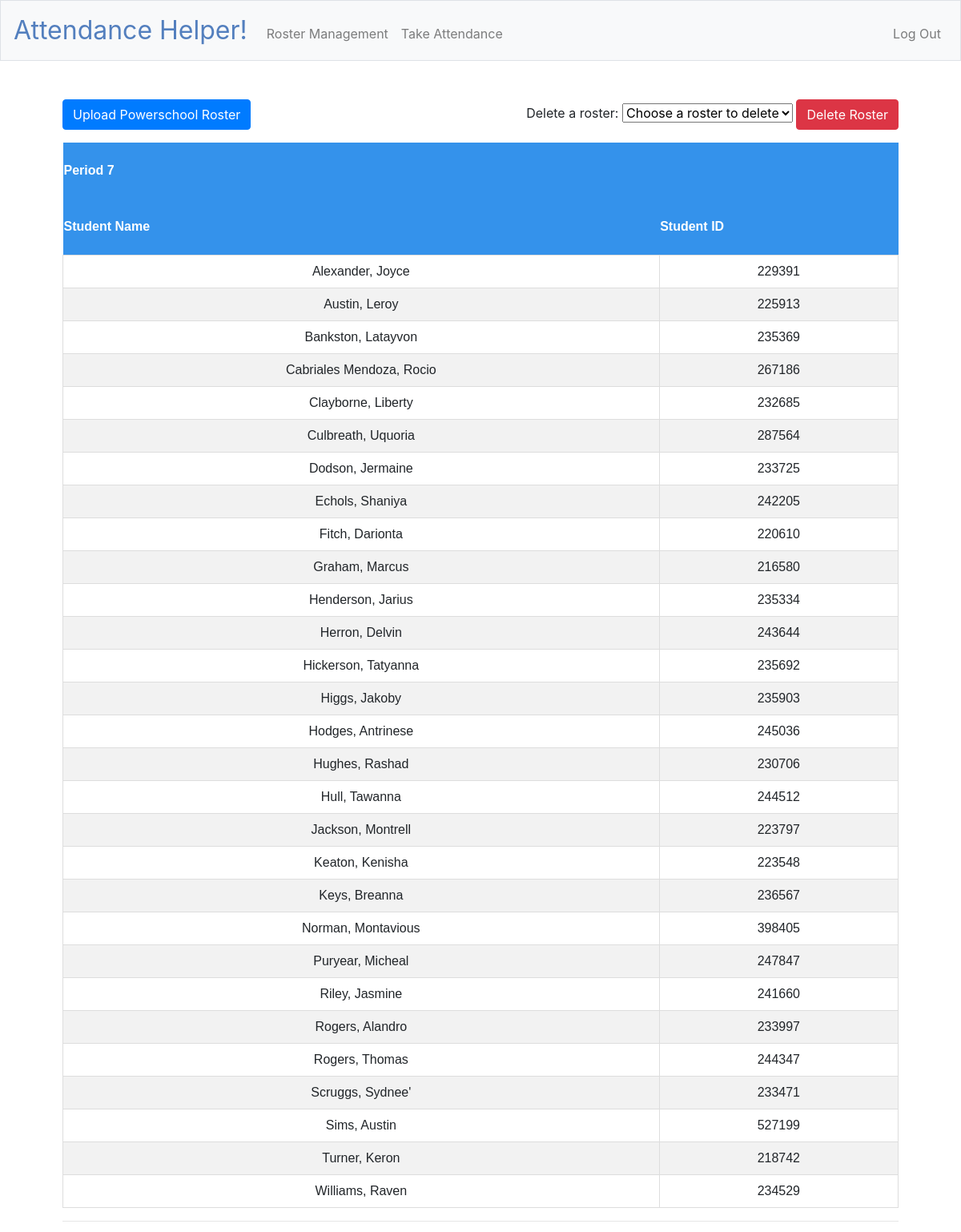
The app's page /rosterManagement (signed in, upper part) with its own data.
### tables this page shows
CREATE TABLE "rosters" (
	"teacher_id"	INTEGER,
	"teacher_username"	TEXT NOT NULL,
	"class_name"	TEXT NOT NULL,
	"student_name"	TEXT NOT NULL,
	"student_id"	TEXT NOT NULL
);

### app.py (the view, shortened to what this page needs)
@app.route("/rosterManagement", methods = ["GET", "POST"])
@login_required
def rosterManagement():
    if request.method == "GET":
        total_roster = get_current_roster()
        list_of_class_names = session.get('list_of_class_names')
        class_size = session.get('class_size')
        return render_template("rosterManagement.html", list_of_class_names = list_of_class_names, total_roster = total_roster, class_size = class_size)

### helpers.py (called while the page is built)
def login_required(f):
    @wraps(f)
    def decorated_function(*args, **kwargs):
        if session.get("user_id") is None:
            return redirect("/login")
        return f(*args, **kwargs)
    return decorated_function

def get_current_roster():
    teacher_id = session.get("user_id")
    class_list = db.execute(" SELECT DISTINCT class_name FROM rosters WHERE teacher_id = ?", teacher_id)
    list_of_class_names = []
    for i in range(len(class_list)):
        list_of_class_names.append(class_list[i]['class_name'])
    print(list_of_class_names)
    total_roster = {}
    class_size = {}
    for class_name in list_of_class_names:
        total_roster[class_name] = db.execute(" SELECT DISTINCT student_name, student_id FROM rosters WHERE teacher_id = ? AND class_name = ? ", teacher_id, class_name)
        print(f"{class_name} has {len(total_roster[class_name])} students ")
        class_size[class_name] = len(total_roster[class_name])
    session['total_roster'] = total_roster
    session['list_of_class_names'] = list_of_class_names
    session['class_size'] = class_size
    return total_roster

### templates/rosterManagement.html (shortened to what this page needs)
{% extends "layout.html" %}
{% block main %}
<form action = "/addRoster" method = "GET" >
    <div class = "form-group" style = "float:left;">
        <button class = "btn btn-primary"> Upload Powerschool Roster</button>
    </div>
</form>
<form action = "/deleteRoster" method = "POST" >
    <div class = "form-group" style = "float:right;">
    <label for="deleteRoster"> Delete a roster:</label>
    <select id="deleteRoster" name="delete_request">
        <option disabled selected value = ""> Choose a roster to delete</option>
    </select>
    <button class = "btn btn-danger"> Delete Roster </button>
    </div>
</form>
{% for class_name in list_of_class_names %}
<table id = "blueTable">
    <tr >
        <th colspan = "2"> {{ class_name }} </th>
    </tr>
    <tr>
        <th> Student Name</th>
        <th> Student ID </th>
    </tr>
{% for i in range(class_size[class_name]) %}
    <tr>
        <td> {{ total_roster[class_name][i]['student_name'] }} </td>
        <td> {{ total_roster[class_name][i]['student_id'] }}</td>
    </tr>
{% endfor %}
</table>
<hr class = "dotted">
{% endfor %}
{% endblock %}

### templates/layout.html (shortened to what this page needs)
<!DOCTYPE html>
<html lang="en">
    <head>
        <link rel="stylesheet" href="https://cdn.jsdelivr.net/npm/bootstrap@4.5.3/dist/css/bootstrap.min.css">
        <link href="/static/styles.css" rel="stylesheet">
    </head>
    <body>
        <nav class="navbar navbar-expand-md navbar-light bg-light border">
            <a class="navbar-brand" href="/"><span class="blue">Attendance Helper!</span></a>
            <div class="collapse navbar-collapse" id="navbar">
                {% if session.user_id %}
                    <ul class="navbar-nav mr-auto mt-2">
                        <li class="nav-item"><a class="nav-link" href="/rosterManagement">Roster Management</a></li>
                        <li class="nav-item"><a class="nav-link" href="/uploadMeeting">Take Attendance</a></li>
                    </ul>
                    <ul class="navbar-nav ml-auto mt-2">
                        <li class="nav-item"><a class="nav-link" href="/logout">Log Out</a></li>
                    </ul>
                {% else %}
                    <ul class="navbar-nav ml-auto mt-2">
                        <li class="nav-item"><a class="nav-link" href="/register">Register</a></li>
                        <li class="nav-item"><a class="nav-link" href="/login">Log In</a></li>
                    </ul>
                {% endif %}
            </div>
        </nav>
        <main class="container p-5">
            {% block main %}{% endblock %}
        </main>
    </body>
</html>

### static/styles.css (style rules this page uses)
nav .navbar-brand { font-size: xx-large; }
nav .navbar-brand .blue { color: #537fbe; }
main { overflow-x: auto; text-align: center; }
th { height: 70px; }

### templates/layout.html (style rules this page uses)
#blueTable { font-family: Arial, Helvetica, sans-serif; border-collapse: collapse; width: 100%; }
#blueTable td, #stockTable th { border: 1px solid #ddd; padding: 8px; }
#blueTable tr:nth-child(even) { background-color: #f2f2f2; }
#blueTable th { padding-top: 12px; padding-bottom: 12px; text-align: left; background-color: #3492eb; color: white; }

### records on screen
rosters: student_name "Alexander, Joyce", student "229391"
rosters: student_name "Austin, Leroy", student "225913"
rosters: student_name "Bankston, Latayvon", student "235369"
rosters: student_name "Cabriales Mendoza, Rocio", student "267186"
rosters: student_name "Clayborne, Liberty", student "232685"
rosters: student_name "Culbreath, Uquoria", student "287564"
rosters: student_name "Dodson, Jermaine", student "233725"
rosters: student_name "Echols, Shaniya", student "242205"
rosters: student_name "Fitch, Darionta", student "220610"
rosters: student_name "Graham, Marcus", student "216580"
rosters: student_name "Henderson, Jarius", student "235334"
rosters: student_name "Herron, Delvin", student "243644"
rosters: student_name "Hickerson, Tatyanna", student "235692"
rosters: student_name "Higgs, Jakoby", student "235903"
rosters: student_name "Hodges, Antrinese", student "245036"
rosters: student_name "Hughes, Rashad", student "230706"
rosters: student_name "Hull, Tawanna", student "244512"
rosters: student_name "Jackson, Montrell", student "223797"
rosters: student_name "Keaton, Kenisha", student "223548"
rosters: student_name "Keys, Breanna", student "236567"
rosters: student_name "Norman, Montavious", student "398405"
rosters: student_name "Puryear, Micheal", student "247847"
rosters: student_name "Riley, Jasmine", student "241660"
rosters: student_name "Rogers, Alandro", student "233997"
rosters: student_name "Rogers, Thomas", student "244347"
rosters: student_name "Scruggs, Sydnee'", student "233471"
rosters: student_name "Sims, Austin", student "527199"
rosters: student_name "Turner, Keron", student "218742"
rosters: student_name "Williams, Raven", student "234529"

### other values on screen
{{ class_name }} "Period 7"
